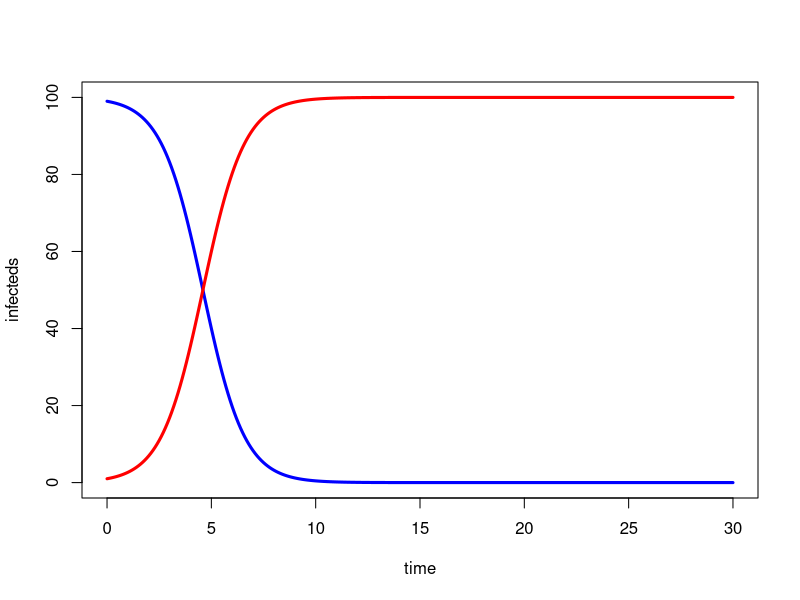

Source code (R): (Note: this script raises an error after producing the figure.)

setwd('C:/R_practices')#could be D drive in some computer, please check where you created this folder last time

# Note: before you can use odesolve for the first time on a computer, you have to download it:
# install.packages("deSolve")

library(deSolve)

#SI Deterministic Model

  SI.dyn <- function(t,var,par) {
    S <- var[1]
    I <- var[2]
    
    beta <- par[1]
    N<-S+I
    
    dS<--beta*S*I/N
    dI<-beta*S*I/N
    return(list(c(dS,dI)))
  }
  
beta <- 1
SI.par <- c(beta)
SI.init <- c(99,1)
SI.t <- seq(0,30,by=0.1)

det.sol<-lsoda(SI.init,SI.t,SI.dyn,SI.par)
  


det.t<-det.sol[,1]
det.S<-det.sol[,2]
det.I<-det.sol[,3]

plot(0, 0, type='n', xlim=c(0,30),ylim=c(0,100), xlab='time', ylab='infecteds')
points(det.t,det.S,type='l',col='blue',lwd=3)
points(det.t,det.I,type='l',col='red',lwd=3)
legend(locator(1),legend=c("S","I"),col=c('blue','red'),lty=rep(1,2))

#-----------------------------

#SIS Deterministic Model

SIS.dyn <- function(t,var,par) {
  S <- var[1]
  I <- var[2]
  
  beta <- par[1]
  gamma <- par[2]
  N<-S+I
  
  dS<--beta*S*I/N+gamma*I
  dI<-beta*S*I/N-gamma*I
  return(list(c(dS,dI)))
}

beta <- 1
gamma <- 0.25
SIS.par <- c(beta,gamma)
SIS.init <- c(99,1)
SIS.t <- seq(0,30,by=0.1)

det.sol<-lsoda(SIS.init,SIS.t,SIS.dyn,SIS.par)


det.t<-det.sol[,1]
det.S<-det.sol[,2]
det.I<-det.sol[,3]

plot(0, 0, type='n', xlim=c(0,30),ylim=c(0,100), xlab='time', ylab='infecteds')
points(det.t,det.S,type='l',col='blue',lwd=3)
points(det.t,det.I,type='l',col='red',lwd=3)
legend(locator(1),legend=c("S","I"),col=c('blue','red'),lty=rep(1,2))

#-------------


#SIR Deterministic Model

SIR.dyn <- function(t,var,par) {
  S <- var[1]
  I <- var[2]
  R <- var[3]
  
  beta <- par[1]
  gamma <- par[2]
  N<-S+I+R
  
  dS<--beta*S*I/N
  dI<-beta*S*I/N-gamma*I
  dR<-gamma*I
  return(list(c(dS,dI,dR)))
}

beta <- 1
gamma <- 0.5
SIR.par <- c(beta,gamma)
SIR.init <- c(99,1,0)
SIR.t <- seq(0,50,by=0.1)

det.sol<-lsoda(SIR.init,SIR.t,SIR.dyn,SIR.par)


det.t<-det.sol[,1]
det.S<-det.sol[,2]
det.I<-det.sol[,3]
det.R<-det.sol[,4]

plot(0, 0, type='n', xlim=c(0,50),ylim=c(0,100), xlab='time', ylab='infecteds')
points(det.t,det.S,type='l',col='blue',lwd=3)
points(det.t,det.I,type='l',col='red',lwd=3)
points(det.t,det.R,type='l',col='green',lwd=3)
legend(locator(1),legend=c("S","I","R"),col=c('blue','red','green'),lty=rep(1,3))
